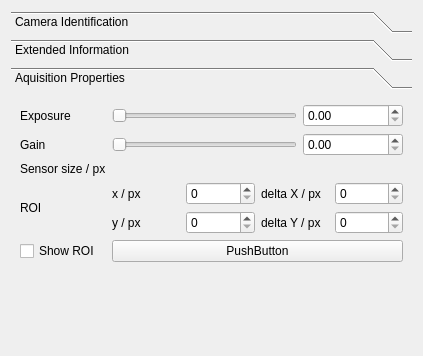
<?xml version="1.0" encoding="UTF-8"?>
<ui version="4.0">
 <class>Form</class>
 <widget class="QWidget" name="Form">
  <property name="geometry">
   <rect>
    <x>0</x>
    <y>0</y>
    <width>423</width>
    <height>356</height>
   </rect>
  </property>
  <property name="windowTitle">
   <string>Form</string>
  </property>
  <layout class="QVBoxLayout" name="verticalLayout">
   <item>
    <widget class="QToolBox" name="toolBox">
     <property name="frameShape">
      <enum>QFrame::NoFrame</enum>
     </property>
     <property name="currentIndex">
      <number>2</number>
     </property>
     <widget class="QWidget" name="pageInfo">
      <property name="geometry">
       <rect>
        <x>0</x>
        <y>0</y>
        <width>405</width>
        <height>257</height>
       </rect>
      </property>
      <attribute name="label">
       <string>Camera Identification</string>
      </attribute>
      <layout class="QGridLayout" name="gridLayout_2">
       <item row="0" column="0">
        <layout class="QGridLayout" name="gridLayout">
         <item row="1" column="1" colspan="2">
          <widget class="QLabel" name="labelCameraSerial">
           <property name="text">
            <string/>
           </property>
          </widget>
         </item>
         <item row="0" column="1" colspan="2">
          <widget class="QLabel" name="labelCameraName">
           <property name="frameShape">
            <enum>QFrame::NoFrame</enum>
           </property>
           <property name="frameShadow">
            <enum>QFrame::Plain</enum>
           </property>
           <property name="text">
            <string/>
           </property>
          </widget>
         </item>
         <item row="1" column="0">
          <widget class="QLabel" name="labelCameraSerialText">
           <property name="text">
            <string>Serial</string>
           </property>
          </widget>
         </item>
         <item row="0" column="0">
          <widget class="QLabel" name="labelCameraNameText">
           <property name="text">
            <string>Name:</string>
           </property>
          </widget>
         </item>
        </layout>
       </item>
       <item row="1" column="0">
        <spacer name="verticalSpacer">
         <property name="orientation">
          <enum>Qt::Vertical</enum>
         </property>
         <property name="sizeHint" stdset="0">
          <size>
           <width>20</width>
           <height>40</height>
          </size>
         </property>
        </spacer>
       </item>
      </layout>
     </widget>
     <widget class="QWidget" name="pageExtInfo">
      <property name="geometry">
       <rect>
        <x>0</x>
        <y>0</y>
        <width>405</width>
        <height>257</height>
       </rect>
      </property>
      <attribute name="label">
       <string>Extended Information</string>
      </attribute>
      <layout class="QGridLayout" name="gridLayout_3">
       <item row="0" column="0">
        <widget class="QListWidget" name="listWidgetCameraInfo"/>
       </item>
      </layout>
     </widget>
     <widget class="QWidget" name="pageProperties">
      <property name="geometry">
       <rect>
        <x>0</x>
        <y>0</y>
        <width>405</width>
        <height>257</height>
       </rect>
      </property>
      <attribute name="label">
       <string>Aquisition Properties</string>
      </attribute>
      <layout class="QGridLayout" name="gridLayout_6">
       <item row="0" column="0">
        <widget class="QLabel" name="labelExposureText">
         <property name="text">
          <string>Exposure</string>
         </property>
        </widget>
       </item>
       <item row="0" column="1">
        <widget class="QSlider" name="horizontalSliderExposure">
         <property name="orientation">
          <enum>Qt::Horizontal</enum>
         </property>
        </widget>
       </item>
       <item row="0" column="2">
        <widget class="QDoubleSpinBox" name="doubleSpinBoxExposure"/>
       </item>
       <item row="1" column="0">
        <widget class="QLabel" name="labelGainText">
         <property name="text">
          <string>Gain</string>
         </property>
        </widget>
       </item>
       <item row="1" column="1">
        <widget class="QSlider" name="horizontalSliderGain">
         <property name="orientation">
          <enum>Qt::Horizontal</enum>
         </property>
        </widget>
       </item>
       <item row="1" column="2">
        <widget class="QDoubleSpinBox" name="doubleSpinBoxGain">
         <property name="sizePolicy">
          <sizepolicy hsizetype="Preferred" vsizetype="Fixed">
           <horstretch>0</horstretch>
           <verstretch>0</verstretch>
          </sizepolicy>
         </property>
         <property name="minimumSize">
          <size>
           <width>100</width>
           <height>0</height>
          </size>
         </property>
        </widget>
       </item>
       <item row="2" column="0">
        <widget class="QLabel" name="labelSensorSizeText">
         <property name="text">
          <string>Sensor size / px</string>
         </property>
        </widget>
       </item>
       <item row="2" column="1" colspan="2">
        <layout class="QHBoxLayout" name="horizontalLayoutSensorSize">
         <item>
          <widget class="QLabel" name="labelSensorSizeX">
           <property name="frameShape">
            <enum>QFrame::NoFrame</enum>
           </property>
           <property name="frameShadow">
            <enum>QFrame::Sunken</enum>
           </property>
           <property name="text">
            <string/>
           </property>
          </widget>
         </item>
         <item>
          <widget class="QLabel" name="labelSensorSizeY">
           <property name="text">
            <string/>
           </property>
          </widget>
         </item>
        </layout>
       </item>
       <item row="3" column="0">
        <widget class="QLabel" name="label">
         <property name="text">
          <string>ROI</string>
         </property>
        </widget>
       </item>
       <item row="3" column="1" colspan="2">
        <layout class="QGridLayout" name="gridLayoutROI">
         <item row="0" column="0">
          <widget class="QLabel" name="labelTextX">
           <property name="text">
            <string>x / px</string>
           </property>
          </widget>
         </item>
         <item row="0" column="3">
          <widget class="QSpinBox" name="spinBoxdX"/>
         </item>
         <item row="0" column="1">
          <widget class="QSpinBox" name="spinBoxX"/>
         </item>
         <item row="0" column="2">
          <widget class="QLabel" name="labelTextdX">
           <property name="text">
            <string>delta X / px</string>
           </property>
          </widget>
         </item>
         <item row="1" column="0">
          <widget class="QLabel" name="labelTextY">
           <property name="text">
            <string>y / px</string>
           </property>
          </widget>
         </item>
         <item row="1" column="2">
          <widget class="QLabel" name="labelTextdY">
           <property name="text">
            <string>delta Y / px</string>
           </property>
          </widget>
         </item>
         <item row="1" column="1">
          <widget class="QSpinBox" name="spinBoxY"/>
         </item>
         <item row="1" column="3">
          <widget class="QSpinBox" name="spinBoxdY"/>
         </item>
        </layout>
       </item>
       <item row="5" column="1">
        <spacer name="verticalSpacerAquProp">
         <property name="orientation">
          <enum>Qt::Vertical</enum>
         </property>
         <property name="sizeHint" stdset="0">
          <size>
           <width>20</width>
           <height>40</height>
          </size>
         </property>
        </spacer>
       </item>
       <item row="4" column="1" colspan="2">
        <widget class="QPushButton" name="pushButton">
         <property name="text">
          <string>PushButton</string>
         </property>
        </widget>
       </item>
       <item row="4" column="0">
        <widget class="QCheckBox" name="checkBoxShowROI">
         <property name="text">
          <string>Show ROI</string>
         </property>
        </widget>
       </item>
      </layout>
     </widget>
    </widget>
   </item>
  </layout>
 </widget>
 <resources/>
 <connections/>
</ui>
